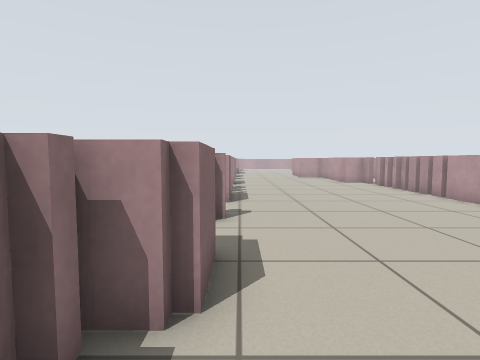
view 1 (above)

17 first-person views from a walk through a world built for the Player/Stage simulator. The camera is 0.72 m above the floor, tilts 4° down and sees 80° across. Floor lines are 1 m apart. The floor is counted in squares, 0.5 m on a side. Each view is taken from the middle of a square. On the plan, view 1 faces up. The plan holds only what a view shows up to about 14 squares ahead; the rest is blank. The place goes on beyond the plan. The robots in the file are not drawn.

view 2
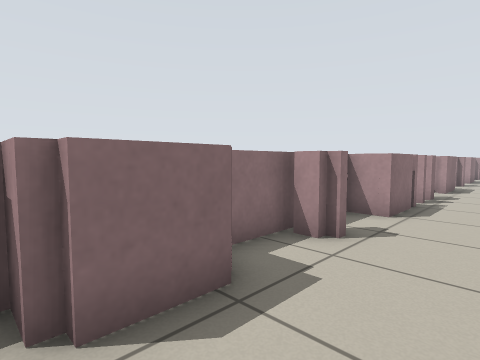

view 3
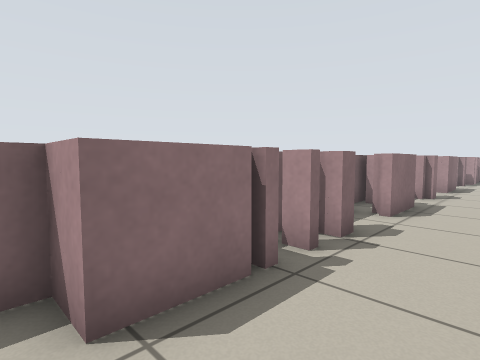

view 4
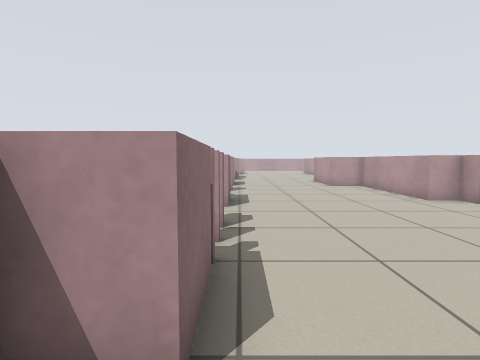

view 5
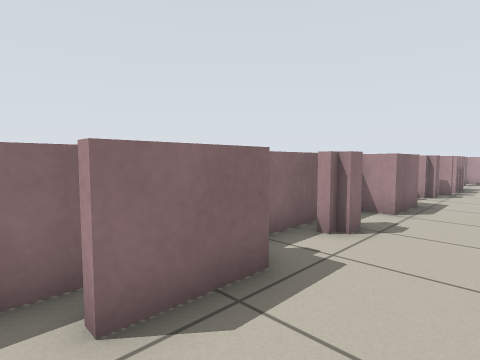

view 6
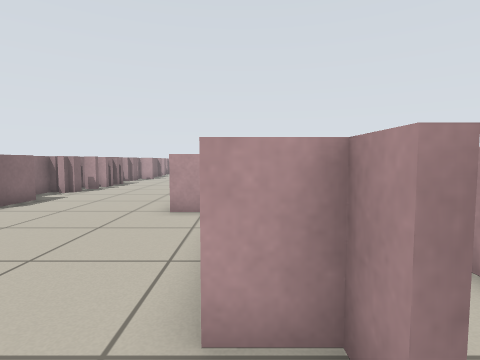

view 7
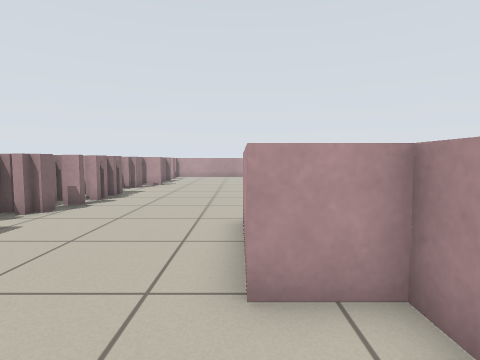

view 8
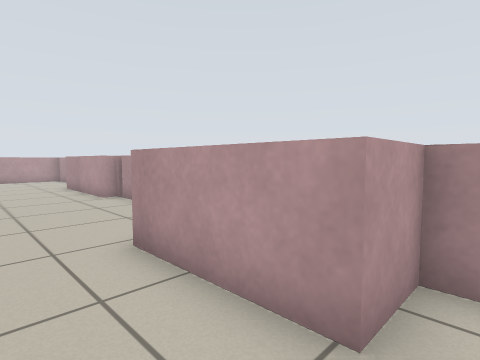

view 9
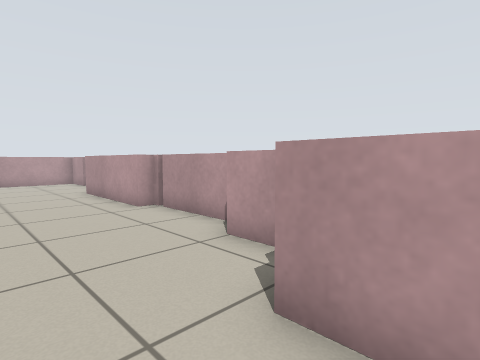

view 10
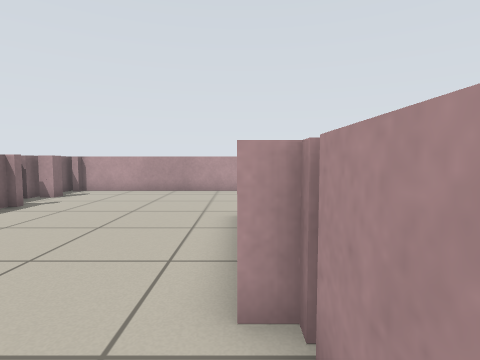

view 11
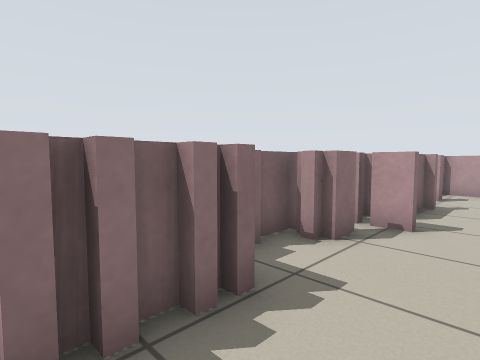

view 12
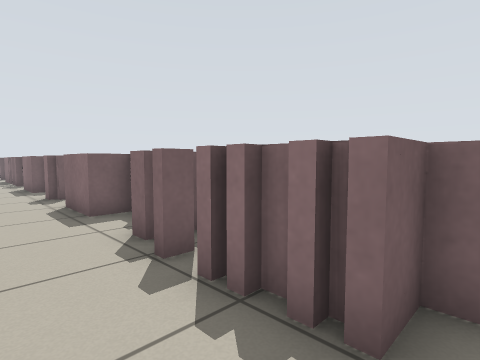

view 13
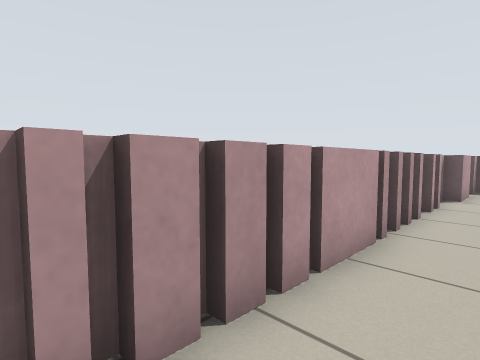

view 14
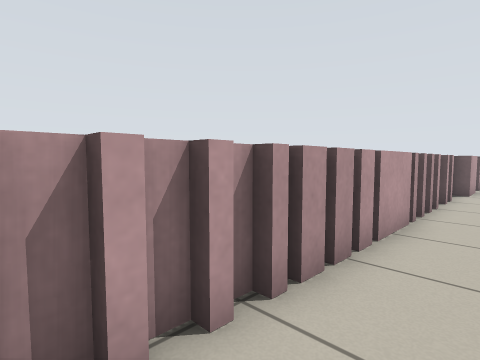

view 15
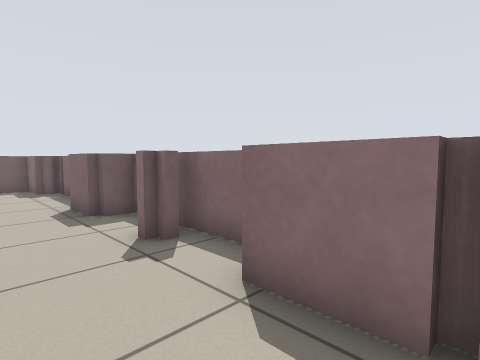

view 16
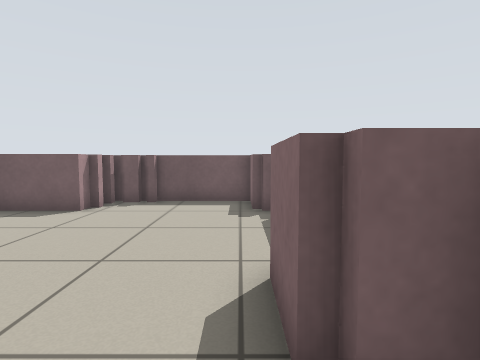

view 17
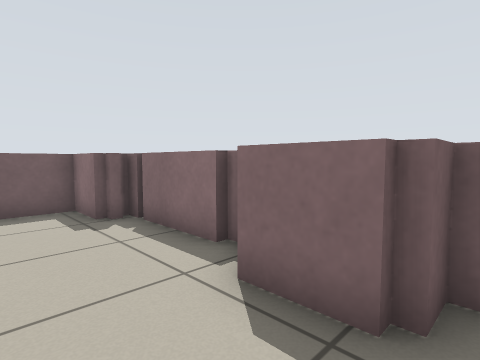

### Floor plan
Key: @ floor where view 1 was taken; # wall or solid block; x gap in a wall; . floor.
Columns run from 1 left of view 1 to 8 right of it. Each row starts with its distance up from view 1.
 45 #########
 44 #........
 43 #........
 42  ........
 41  #.......
 40  #.......
 39  #......#
 38  #......#
 37 ##......#
 36 ##......#
 35 #.......##
 34 #....... #
 33 ##.......#
 32 ##.......#
 31  #.......#
 30 ##......##
 29 ##......#
 28 #.....#
 27 #.....#
 26 ##....#
 25 ##....#
 24 ##....###
 23 #.......#
 22 #.......#
 21 #.......#
 20 #.......#
 19 ##......#
 18 ##......##
 17 ##.......x
 16 #........#
 15 #........#
 14 ##.......#
 13 ##.......#
 12 ##.......#
 11 ##.......#
 10 ##.......#
  9 #........#
  8 #........#
  7 #........#
  6 #...... .#
  5 #...... .#
  4 ##....  .#
  3 ##...   .#
  2 #.....  .#
  1 #...... .#
  0 #@..... .#
 -1 #........#
 -2 #.....####
 -3 ##...##
 -4  #####

Positions as (right, up) in squares from view 1, and headings:
1: (0, 0), facing up
2: (2, 2), facing up-left
3: (2, 9), facing up-left
4: (0, 8), facing up
5: (2, 16), facing up-left
6: (7, 16), facing up
7: (5, 21), facing up
8: (3, 23), facing up-right
9: (3, 26), facing up-right
10: (7, 32), facing up
11: (2, 31), facing up-left
12: (2, 34), facing down-left
13: (6, 14), facing down-right
14: (6, 16), facing down-right
15: (2, 12), facing down-left
16: (0, 6), facing down
17: (2, 5), facing down-left
